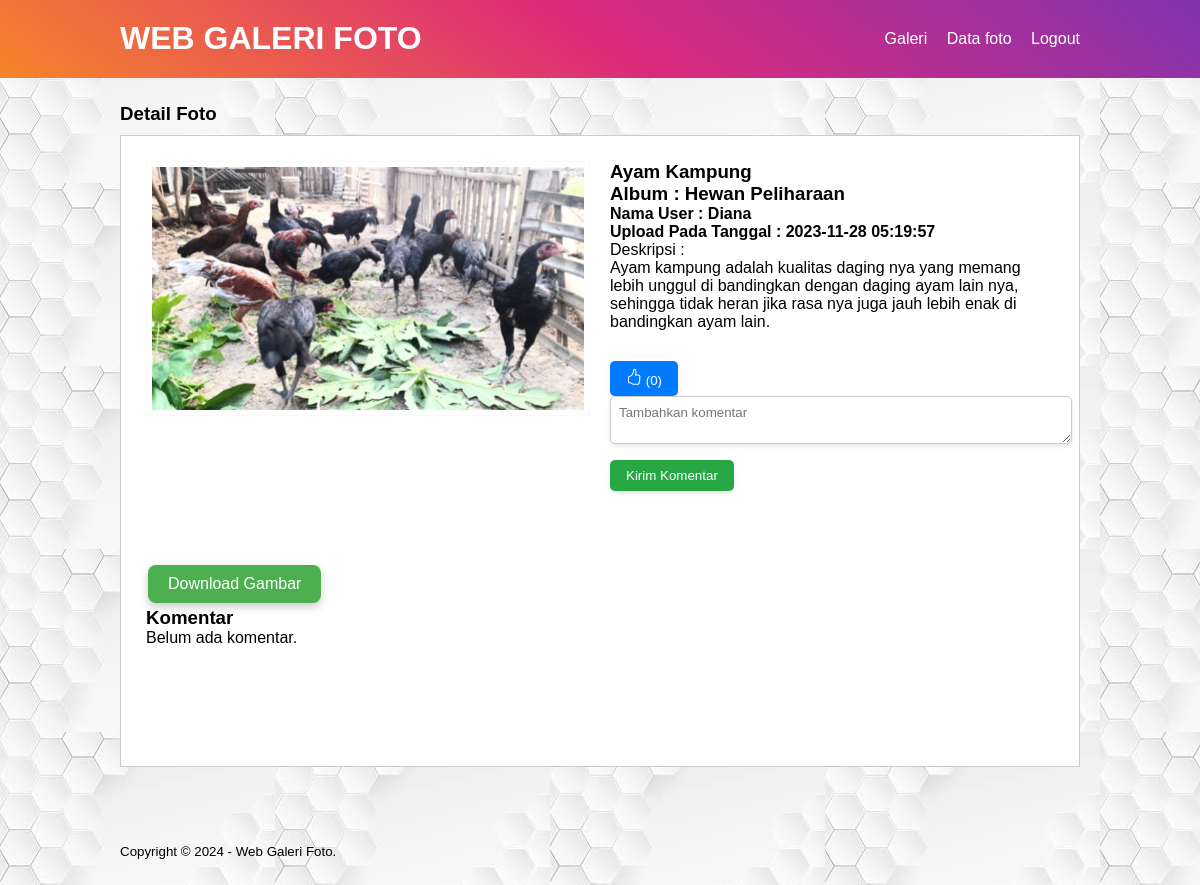
/detail-image-dashboard.php?id=39 (signed in), run on an earlier commit of the app's database.
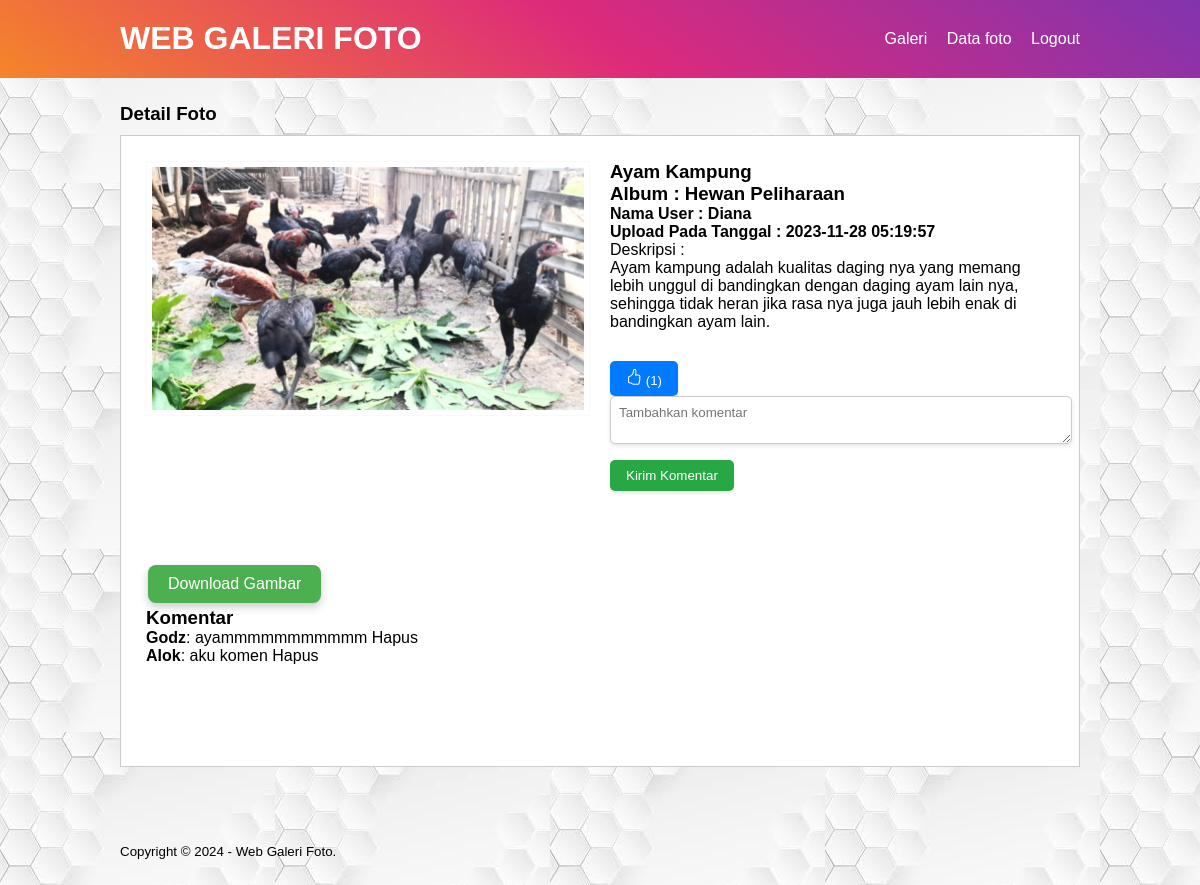
And on a later commit of the database.
### tables this page shows
CREATE TABLE `komentarfoto` (
  `komentarid` int(11) NOT NULL,
  `image_id` int(11) NOT NULL,
  `admin_id` int(11) NOT NULL,
  `isikomentar` text NOT NULL,
  `tanggalkomentar` date NOT NULL
);

### detail-image-dashboard.php (the view, shortened to what this page needs)
<?php
include 'db.php';
function getLikeCount($conn, $imageId) {
    $result = mysqli_query($conn, "SELECT COUNT(*) AS totalLikes FROM likefoto WHERE image_id = '$imageId'");
    $row = mysqli_fetch_assoc($result);
    return $row['totalLikes'];
}
$produk = mysqli_query($conn, "SELECT * FROM tb_image WHERE image_id = '".$_GET['id']."' ");
$p = mysqli_fetch_object($produk);
?>
<!DOCTYPE html>
<html lang="en">
<head>
<link rel="stylesheet" href="style.css">
</head>
<body>
<header>
    <div class="container">
        <h1><a href="dashboard.php">WEB GALERI FOTO</a></h1>
        <ul>
            <li><a href="galeri-dashboard.php">Galeri</a></li>
            <li><a href="data-image.php">Data foto</a></li>
            <li><a href="keluar.php">Logout</a></li>
        </ul>
    </div>
</header>
<div class="section">
    <div class="container">
        <h3>Detail Foto</h3>
        <div class="box">
            <div class="col-2">
                <img src="foto/<?php echo $p->image ?>" width="100%" />
            </div>
            <div class="col-2">
                <h3><?php echo $p->image_name ?><br />Album : <?php echo $p->category_name  ?></h3>
                <h4>Nama User : <?php echo $p->admin_name ?><br />
                Upload Pada Tanggal : <?php echo $p->date_created  ?></h4>
                <p>Deskripsi :<br />
                    <?php echo $p->image_description ?>
                </p>
            </div>
            <div class="col-2">
                <form method="post">
                    <button type="submit" name="like" class="button-like">
                        <?php
                        $likeCount = getLikeCount($conn, $_GET['id']);
                        echo " ($likeCount)";
                        ?>
                    </button>
                </form>
                <form method="post" class="form-comment">
                    <textarea name="comment" placeholder="Tambahkan komentar" required></textarea>
                    <button type="submit">Kirim Komentar</button>
                </form>
            </div>
            <div class="col-2">
                <a href="foto/<?php echo $p->image ?>" download>
                    <button type="button" class="button-download">Download Gambar</button>
                </a>
                <h3>Komentar</h3>
    <?php
$komentarQuery = mysqli_query($conn, "SELECT * FROM komentarfoto WHERE image_id = '".$_GET['id']."' ORDER BY tanggalkomentar DESC");
$totalKomentar = mysqli_num_rows($komentarQuery);
if ($totalKomentar > 0) {
    echo '<div id="comments-container">';
    while ($komentar = mysqli_fetch_assoc($komentarQuery)) {
        $adminId = $komentar['admin_id'];
        $adminQuery = mysqli_query($conn, "SELECT admin_name FROM tb_admin WHERE admin_id = '$adminId'");
        $adminData = mysqli_fetch_assoc($adminQuery);
        echo "<div class='comment'><strong>" . $adminData['admin_name'] . "</strong>: " . $komentar['isikomentar'] . "
                <a href='delete-comment.php?id=" . $komentar['id'] . "'>Hapus</a>
              </div>";
    }
    echo '</div>';
} else {
    echo "<p>Belum ada komentar.</p>";
}
?>
            </div>
        </div>
    </div>
</div>
<footer>
    <div class="container">
        <small>Copyright &copy; 2024 - Web Galeri Foto.</small>
    </div>
</footer>
</body>
</html>

What changed in the data, as far as the page shows it:
added komentarfoto: admin.admin_name "Godz", isikomentar "ayammmmmmmmmmm"
added komentarfoto: admin.admin_name "Alok", isikomentar "aku komen"
Also different on the page:
$likeCount: "0" → "1"
text no longer shown: "Belum ada komentar."
